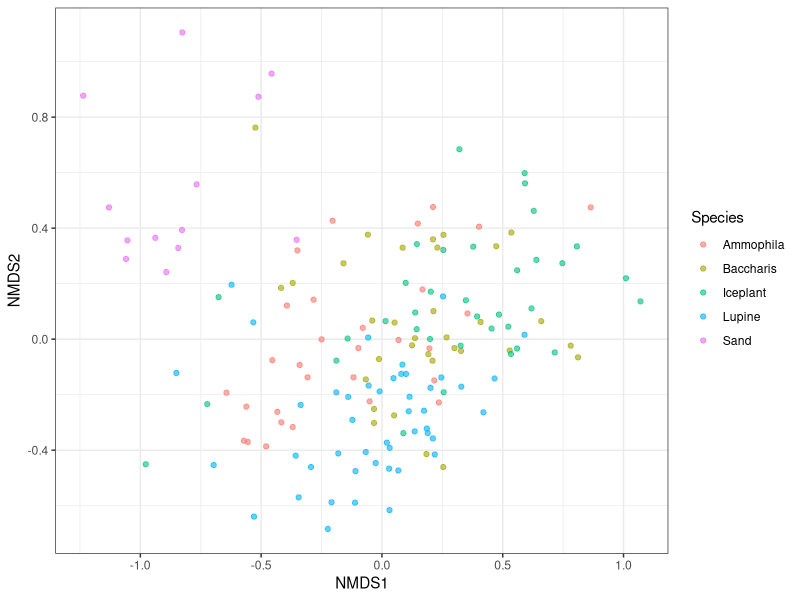
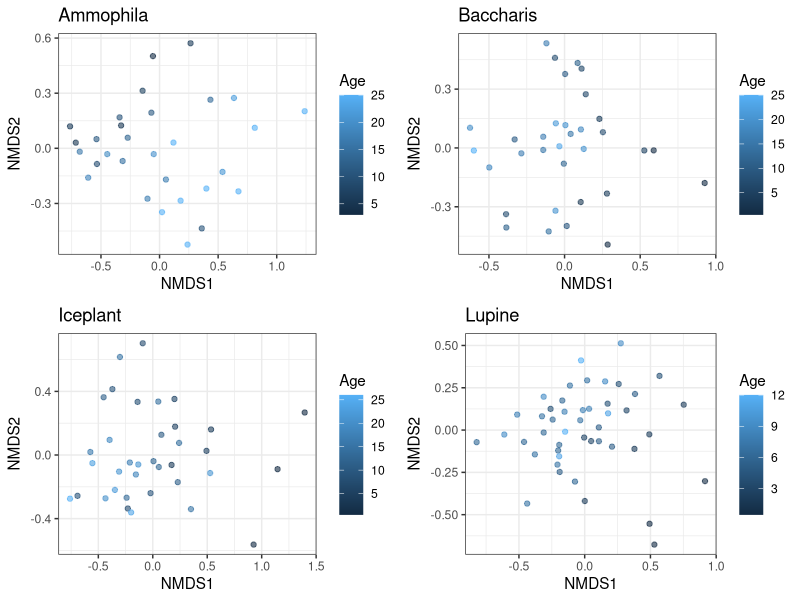
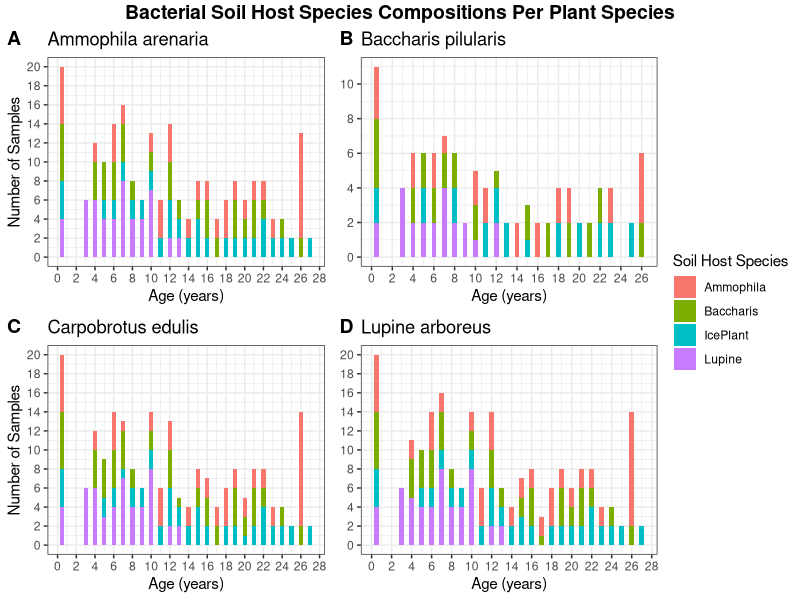
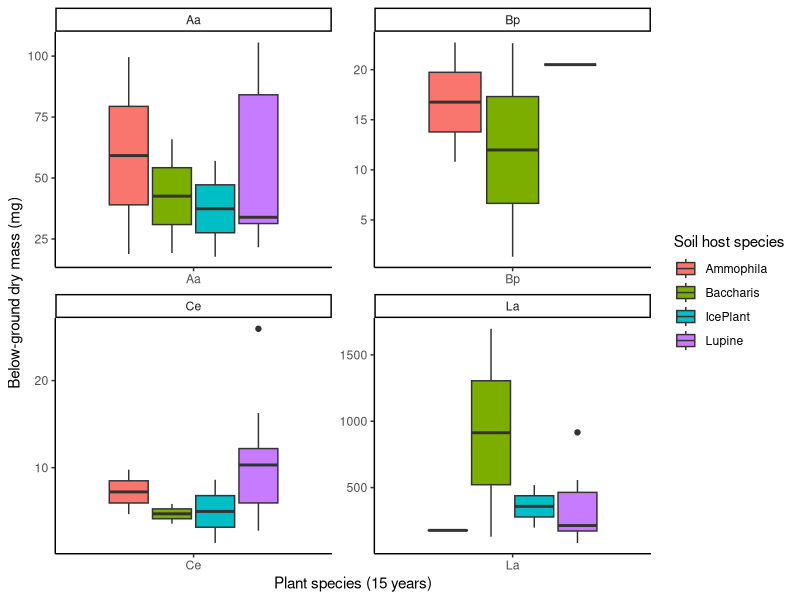
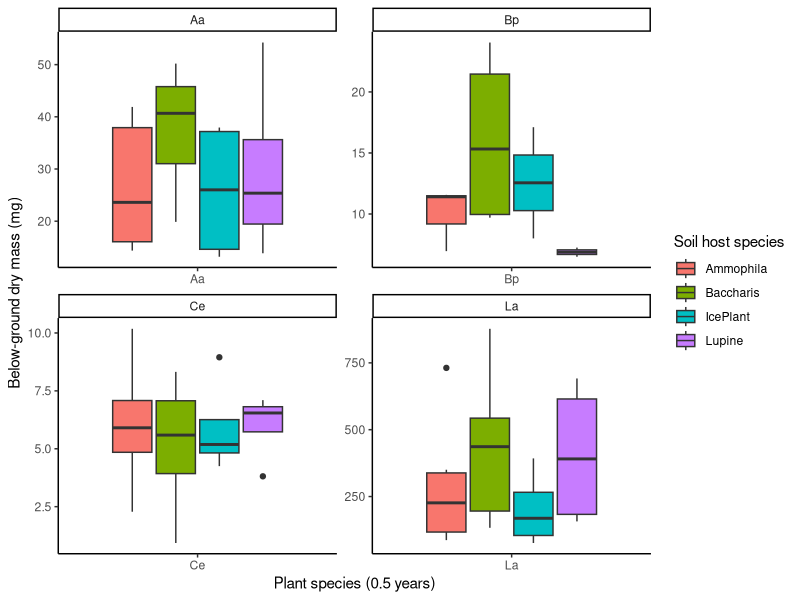
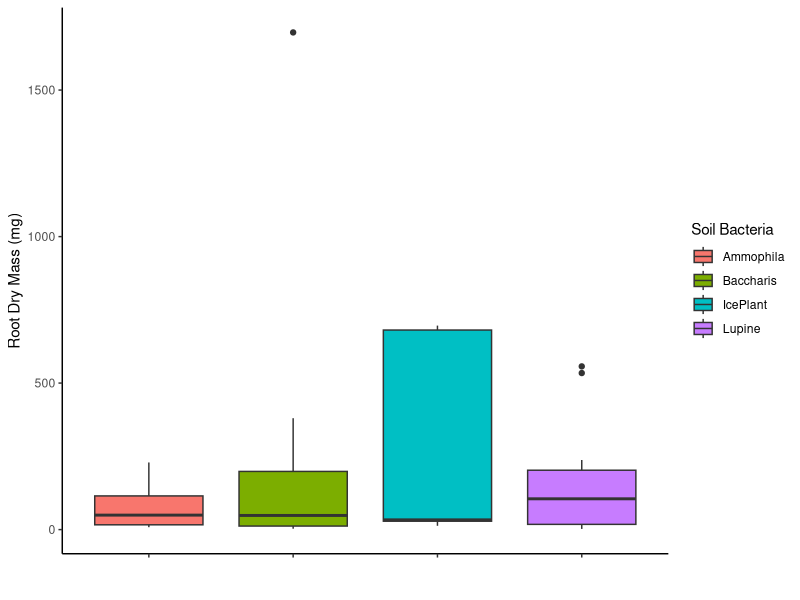
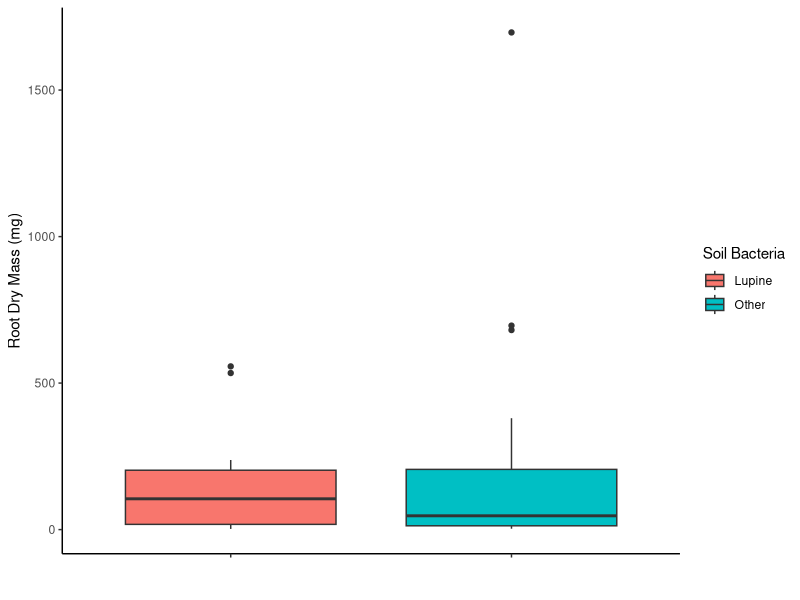

These charts were generated, in order, by the following R code:
## ---- chunk 1
knitr::opts_chunk$set(echo = TRUE)
## ---- chunk 2
library(ggplot2)
library(ape)
library(vegan)
library(dplyr)
library(reshape2)
library(cowplot)
library(tidyverse)
library(ggpubr)
library(car)
## ---- chunk 3
MBData<-read.csv("./Data/BacteriaCommunityMatrix.csv")
SBData<-read.csv("./Data/BacteriaSampleData.csv")
GData<-read.csv("./Data/GreenhouseData.csv")
## ---- chunk 4
rownames(MBData) <-MBData[,1] 
MBData<- MBData[,-1 ]
Matrix<-t(MBData)
Matrix <- Matrix[!(rowSums(Matrix) == 0), !(colSums(Matrix) == 0)]
## ---- chunk 5
#Create the Bray_Curtis Dissimilarity metric
Dist<- vegdist(Matrix,method="bray",binary=F)
DistMat<-as.matrix(Dist)
PDat<-melt(DistMat)
## ---- chunk 6
set.seed(12138)
NMDSdat<-metaMDS(Dist,k=2  ,trymax = 200)
PDat<-data.frame(NMDS1=NMDSdat$points[,1],
                 NMDS2=NMDSdat$points[,2],
                 X=row.names(Matrix))
PDat<-merge(PDat,SBData,by="X",all.x=T,all.y=F)
qplot(x=NMDS1,y=NMDS2,colour=Species,alpha=I(0.6),data=PDat)+theme_bw()
## ---- chunk 7
MatrixA <- Matrix[grep("Ammophila", row.names(Matrix)), ]
MatrixB <- Matrix[grep("Baccharis", row.names(Matrix)), ]
MatrixI <- Matrix[grep("Iceplant", row.names(Matrix)), ]
MatrixL <- Matrix[grep("Lupine", row.names(Matrix)), ]
## ---- chunk 8
#Create the Bray_Curtis Dissimilarity metric for each plant species
DistA<- vegdist(MatrixA,method="bray",binary=F)
DistMatA<-as.matrix(DistA)
PDatA<-melt(DistMatA)

DistB<- vegdist(MatrixB,method="bray",binary=F)
DistMatB<-as.matrix(DistB)
PDatB<-melt(DistMatB)

DistI<- vegdist(MatrixI,method="bray",binary=F)
DistMatI<-as.matrix(DistI)
PDatI<-melt(DistMatI)

DistL<- vegdist(MatrixL,method="bray",binary=F)
DistMatL<-as.matrix(DistL)
PDatL<-melt(DistMatL)
## ---- chunk 9
#Non-Metric Multidimensional Scaling for Ammophila species.
set.seed(12138)
NMDSdatA<-metaMDS(DistA,k=2  ,trymax = 200)

PDatA<-data.frame(NMDS1=NMDSdatA$points[,1],
                 NMDS2=NMDSdatA$points[,2],
                 X=row.names(MatrixA))
PDatA<-merge(PDatA,SBData,by="X",all.x=T,all.y=F)
NMDSA<-qplot(x=NMDS1,y=NMDS2,colour=Age,alpha=I(0.6),data=PDatA) + theme_bw() + ggtitle("Ammophila")
## ---- chunk 10
#Non-Metric Multidimensional Scaling for Baccharis species.
set.seed(12138)
NMDSdatB<-metaMDS(DistB,k=2  ,trymax = 200)

PDatB<-data.frame(NMDS1=NMDSdatB$points[,1],
                 NMDS2=NMDSdatB$points[,2],
                 X=row.names(MatrixB))
PDatB<-merge(PDatB,SBData,by="X",all.x=T,all.y=F)
NMDSB<-qplot(x=NMDS1,y=NMDS2,colour=Age,alpha=I(0.6),data=PDatB)+theme_bw()+ ggtitle("Baccharis")
## ---- chunk 11
#Non-Metric Multidimensional Scaling for Iceplant species.
set.seed(12138)
NMDSdatI<-metaMDS(DistI,k=2  ,trymax = 200)

PDatI<-data.frame(NMDS1=NMDSdatI$points[,1],
                 NMDS2=NMDSdatI$points[,2],
                 X=row.names(MatrixI))
PDatI<-merge(PDatI,SBData,by="X",all.x=T,all.y=F)
NMDSI<-qplot(x=NMDS1,y=NMDS2,colour=Age,alpha=I(0.6),data=PDatI)+theme_bw() + ggtitle("Iceplant")
## ---- chunk 12
#Non-Metric Multidimensional Scaling for Lupine species.
set.seed(12138)
NMDSdatL<-metaMDS(DistL,k=2  ,trymax = 200)

PDatL<-data.frame(NMDS1=NMDSdatL$points[,1],
                 NMDS2=NMDSdatL$points[,2],
                 X=row.names(MatrixL))
PDatL<-merge(PDatL,SBData,by="X",all.x=T,all.y=F)
NMDSL<-qplot(x=NMDS1,y=NMDS2,colour=Age,alpha=I(0.6),data=PDatL)+
  theme_bw()+
  ggtitle("Lupine")
## ---- chunk 13
#Plotting  the NMDS result
plot_grid(NMDSA, NMDSB, NMDSI,NMDSL, ncol = 2)
## ---- chunk 14
MDSubset <- GData %>% select(c("PlantSpecies", "SoilHostSpecies", "Age")) # creates new dataset from the GreenhouseData.csv with only these 4 columns
## ---- chunk 15
AaSub <- MDSubset %>% filter(PlantSpecies == "Aa") # creates subset of MDSubset with only Aa plant data
BpSub <- MDSubset %>% filter(PlantSpecies == "Bp") # does the same as above with Bp plant data
CeSub <- MDSubset %>% filter(PlantSpecies == "Ce")
LaSub <- MDSubset %>% filter(PlantSpecies == "La")
## ---- chunk 16
# Graph for Aa
AaPlot <- ggplot(data = AaSub, aes(x = Age, fill = SoilHostSpecies)) +
  geom_bar() +
  scale_x_continuous(breaks = seq(0, 28, by = 2)) + 
  scale_y_continuous(breaks = seq(0, 20, by = 2)) +
  ggtitle("Ammophila arenaria") +
  xlab("Age (years)") + ylab("Number of Samples") +
  guides(fill=guide_legend(title="Soil Host Species")) +
  theme_bw()

# Graph for Bp
BpPlot <- ggplot(data = BpSub, aes(x = Age, fill = SoilHostSpecies)) +
  geom_bar() +
  scale_x_continuous(breaks = seq(0, 28, by = 2)) +  
  scale_y_continuous(breaks = seq(0, 20, by = 2)) +
  ggtitle("Baccharis pilularis") +
  xlab("Age (years)") + ylab("Number of Samples") +
  guides(fill=guide_legend(title="Soil Host Species")) +
  theme_bw()

# Graph for Ce
CePlot <- ggplot(data = CeSub, aes(x = Age, fill = SoilHostSpecies)) +
  geom_bar() +
  scale_x_continuous(breaks = seq(0, 28, by = 2)) +  
  scale_y_continuous(breaks = seq(0, 20, by = 2)) +
  ggtitle("Carpobrotus edulis") +
  xlab("Age (years)") + ylab("Number of Samples") +
  guides(fill=guide_legend(title="Soil Host Species")) +
  theme_bw()

# Graph for La
LaPlot <- ggplot(data = LaSub, aes(x = Age, fill = SoilHostSpecies)) +
  geom_bar() +
  scale_x_continuous(breaks = seq(0, 28, by = 2)) +  
  scale_y_continuous(breaks = seq(0, 20, by = 2)) +
  ggtitle("Lupine arboreus") +
  xlab("Age (years)") + ylab("Number of Samples") +
  guides(fill=guide_legend(title="Soil Host Species")) +
  theme_bw()

# Arrange all these graphs together on one page
Plot <- ggarrange(AaPlot, BpPlot + rremove("ylab"), CePlot, LaPlot + rremove("ylab"), # helps identify which plots to use within the multiplot figure, and rremove("ylab") removes the y-axis label for 2 of the 4 graphs
          labels = c("A", "B", "C", "D"), # sets labels for every plot
          ncol = 2, nrow = 2, # sets the dimensions for the multiplot
          common.legend = TRUE, legend = "right") # sets a common plot and places it on the left of the page

annotate_figure(Plot,
                top = text_grob("Bacterial Soil Host Species Compositions Per Plant Species", color = "black", face = "bold", size = 14)) # creates a common title for the multiplot
## ---- chunk 17
#Subset the data to get only the columns of interest
root <- GData[c("PlantSpecies", "SoilHostSpecies", "BG_Dry_mg", "Age")]
 
#Age needs to be changed into a categorical variable
class(root$Age)
root$Age <- as.factor(root$Age)
class(root$Age)
## ---- chunk 18

#Subset data again to get only the ages of interest
 oldplants <- root[grep('10', root$Age),]
 youngplants <- root[grep('0.5', root$Age),]
## ---- chunk 19
oldplot <- ggplot(oldplants, aes(x=PlantSpecies, y=BG_Dry_mg, fill=SoilHostSpecies)) + 
    geom_boxplot() +
    facet_wrap(~PlantSpecies, scale="free") +
  labs(x= "Plant species (15 years)", y = "Below-ground dry mass (mg)", fill= "Soil host species") +
  theme_classic()
oldplot
## ---- chunk 20
youngplot <- ggplot(youngplants, aes(x=PlantSpecies, y=BG_Dry_mg, fill=SoilHostSpecies)) + 
    geom_boxplot() +
    facet_wrap(~PlantSpecies, scale="free") +
  labs(x= "Plant species (0.5 years)", y = "Below-ground dry mass (mg)", fill= "Soil host species") +
  theme_classic()
youngplot
## ---- chunk 21
#Checking data to meet assumptions

#Assumption 1: the covariate and treatment should be independent of each other.
root$Age <- as.numeric(root$Age)
rootmodel <- aov(Age ~ SoilHostSpecies, data = root)
summary(rootmodel)
## ---- chunk 22
#Assumption 2: There is homogeneity of variance.
leveneTest(BG_Dry_mg~SoilHostSpecies, data = root)
## ---- chunk 23
#Take age into consideration
ancova_model <- aov(BG_Dry_mg ~ SoilHostSpecies + PlantSpecies + Age, data = root)
Anova(ancova_model, type="III")
## ---- chunk 24
# Removing all but wanted data points
GNdata = GData %>%
  select(BG_Dry_mg, PlantSpecies, SoilHostSpecies, Age)
## ---- chunk 25
#create a new data set with only the plants that are this old
subdata = GNdata %>%
  subset(Age == 4:12)
head(subdata)
## ---- chunk 26
Plot1 = ggplot(subdata, aes(x = SoilHostSpecies, y = BG_Dry_mg, fill = SoilHostSpecies)) +
  geom_boxplot() +
  theme_classic() +
    scale_fill_discrete(name = "Soil Bacteria") +
    scale_x_discrete(name = "", labels = c("","","","")) +
    scale_y_continuous(name = "Root Dry Mass (mg)")
Plot1
## ---- chunk 27
new_subdata = subdata
  for (i in 1:length(subdata$PlantSpecies)) {
    if (subdata$SoilHostSpecies[i] != "Lupine"){
      new_subdata$SoilHostSpecies[i] = "Other"
    }
  }
## ---- chunk 28
Plot2 = ggplot(new_subdata, aes(x = SoilHostSpecies, y = BG_Dry_mg, fill = SoilHostSpecies)) +
  geom_boxplot() +
  theme_classic() +
    scale_fill_discrete(name = "Soil Bacteria") +
    scale_x_discrete(name = "", labels = c("","")) +
    scale_y_continuous(name = "Root Dry Mass (mg)")
Plot2
## ---- chunk 29
t.test(subset(new_subdata$BG_Dry_mg, new_subdata$SoilHostSpecies == "Other"),
       subset(new_subdata$BG_Dry_mg, new_subdata$SoilHostSpecies == "Lupine"),
              alternative = "two.sided", var.equal = FALSE)
